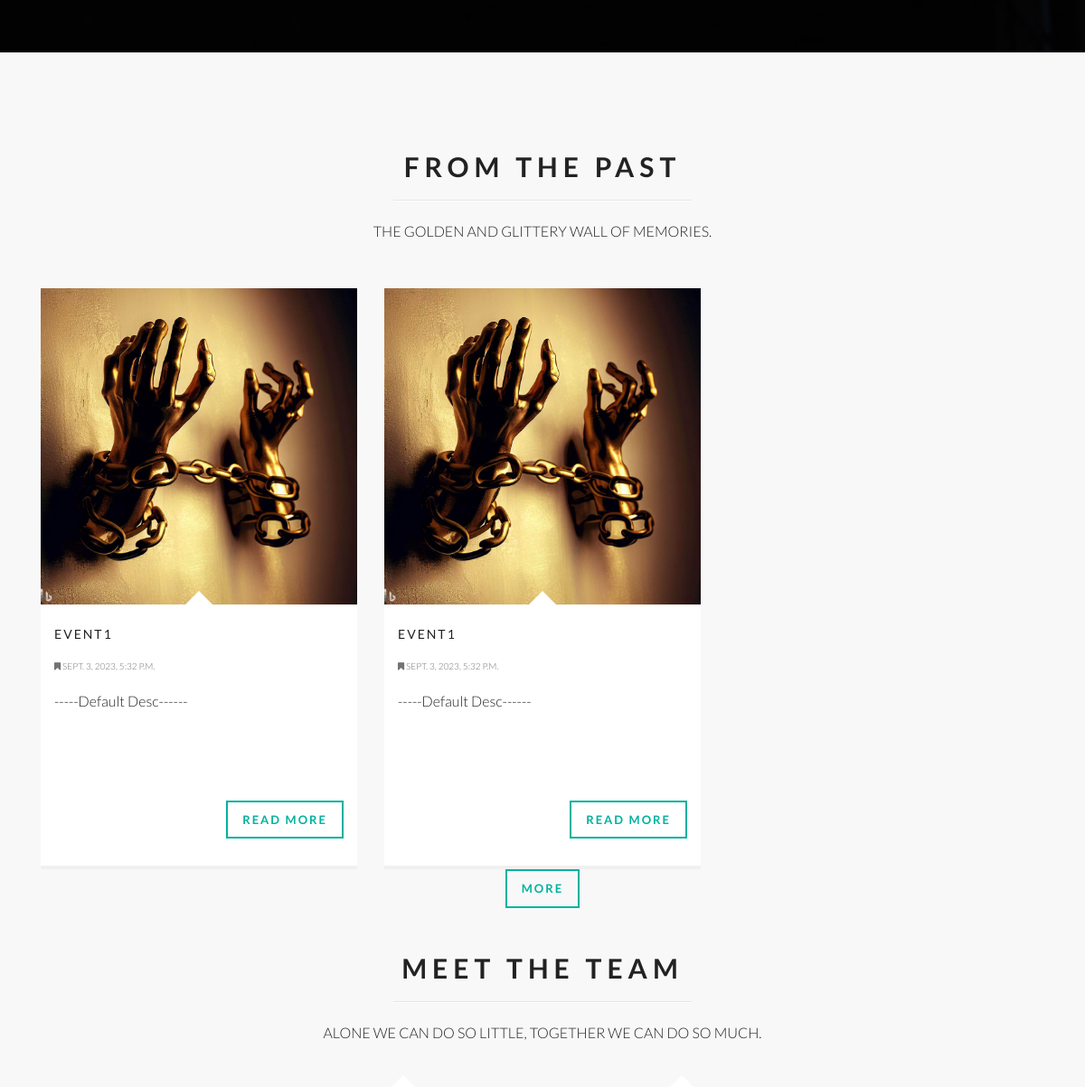
Before: / (middle part) with the older database file.
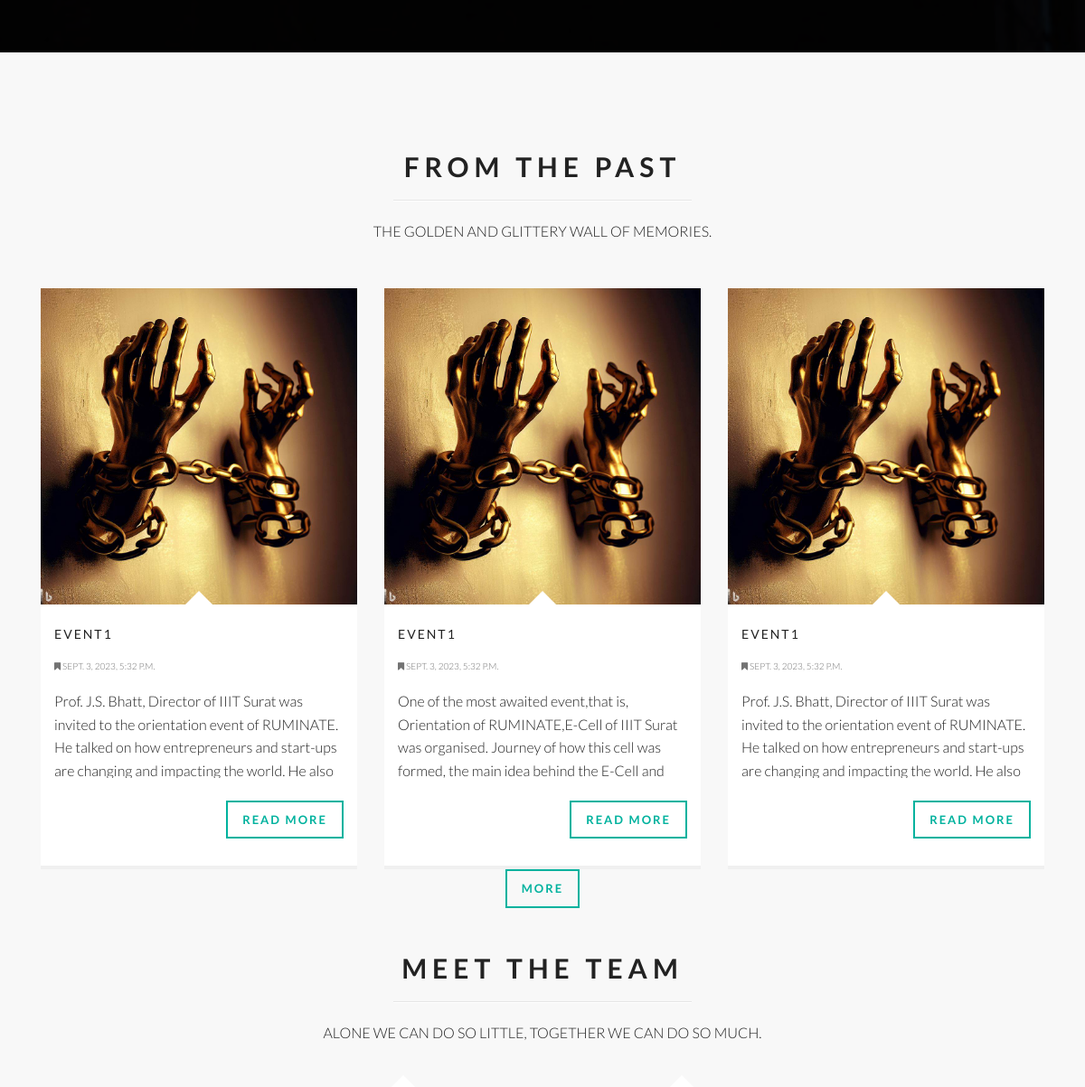
After: the same page with the newer database file.
### eventList/models.py (models this page shows, shortened)
class Event(models.Model):
    title=models.CharField(max_length=100)
    Desc=models.CharField(max_length=600, default="-----Default Desc------")
    image=models.ImageField(upload_to=f"images/")
    link=models.CharField(max_length=300)
    start_date=models.DateTimeField()
    end_date=models.DateTimeField()
    shown = models.BooleanField()

### eventList/views.py (the view)
# urls.py: path("", views.index, name="index")
def index(request):
    events = Event.objects.all()
    current_datetime = datetime.now()
    current_datetime = current_datetime.replace(microsecond = 0)
    ongoingEvents = list()
    upcomingEvents = list()
    pastEvents = list()
    for x in events:
        x.end_date = x.end_date.replace(tzinfo = None)
        x.start_date = x.start_date.replace(tzinfo = None)
        if x.end_date>current_datetime and x.start_date<current_datetime:
            ongoingEvents.append(x)
        if x.start_date>current_datetime:
            upcomingEvents.append(x)
        if x.end_date<current_datetime:
            pastEvents.append(x)
    pastEvents = list(filter(lambda x: x.shown, pastEvents))
    return render(request, "index.html", {"ongoingEvents":ongoingEvents ,"upcomingEvents":upcomingEvents, "pastEvents":pastEvents })

### templates/index.html (shortened to what this page needs)
<!DOCTYPE html>
{% load static %}
<html lang="en">
<head>
    <link rel="stylesheet" type="text/css" href="{% static 'style/style.css' %}">
</head>
<body class="parallax">
    <div id="content-wrapper">
        <section id="testimonial-carousel" class="divider-section">
        </section>
  <section id="blog" class="white">
        <div class="container">
                <div class="center gap fade-down section-heading">
                    <h2 class="main-title">From The Past</h2>
                    <hr>
                    <p>The golden and glittery wall of memories.</p>
                </div>
                    {%block past%}
                    {% for event in pastEvents%}
                    <div class="col-md-4 {% if forloop.counter >= 4 %} hidden-cards{% endif %}">
                        <div class="post">
                            <div class="post-img-content">
                            </div>
                            <div class="content" id="module">
                                <h2 class="post-title">{{event.title}}</h2>
                                <div class="author">
                                    <i class="fa fa-bookmark"></i> <time datetime="2014-01-20">{{event.end_date}}</time>
                                </div>
                                <div class="collapse" id="collapseExample" aria-expanded="false">
                                    {{event.Desc}}
                                </div>
                                <div class="read-more-wrapper">
                                    <a href="{event.link}" class="btn btn-outlined btn-primary">Read more</a>
                                </div>
                            </div>
                        </div>
                    </div>
                    {% endfor %}
                    {%endblock%}
                </div>
                <div class="center gap fade-down section-heading">
                    <button id="more-button" class="btn btn-outlined btn-primary" onclick="toggleMore()">More</button>
                </div>
                <div class="center gap fade-down section-heading">
                    <h2 class="main-title">Meet The Team</h2>
                    <hr>
                    <p>Alone we can do so little, together we can do so much.</p>
                </div>
            </div>
</body>
</html>

Changed rows visible on the page:
changed Event (number 1 of 3 on the later page): Desc "-----Default Desc------" → "Prof. J.S. Bhatt, Director of IIIT Surat was invited to the orientation event of RUMINATE. He talked on how entrepreneurs and start-ups are changing and impacting the world. He also…"
changed Event: Desc "-----Default Desc------" → "One of the most awaited event,that is, Orientation of RUMINATE,E-Cell of IIIT Surat was organised. Journey of how this cell was formed, the main idea behind the E-Cell and…"
added Event: title "EVENT1", end_date "SEPT. 3, 2023, 5:32 P.M.", Desc "Prof. J.S. Bhatt, Director of IIIT Surat was invited to the orientation event of RUMINATE. He talked on how entrepreneurs and start-ups are changing and impacting the world. He also…"
